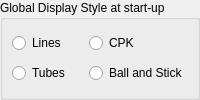
            <widget class="QGroupBox" name="default_display_grpBox" >
             <property name="title" >
              <string>Global Display Style at start-up</string>
             </property>
             <layout class="QGridLayout" >
              <property name="margin" >
               <number>9</number>
              </property>
              <property name="spacing" >
               <number>6</number>
              </property>
              <item row="1" column="1" >
               <widget class="QRadioButton" name="ballNstick_rbtn" >
                <property name="toolTip" >
                 <string>Ball and Stick Display Style</string>
                </property>
                <property name="text" >
                 <string>Ball and Stick</string>
                </property>
               </widget>
              </item>
              <item row="1" column="0" >
               <widget class="QRadioButton" name="tubes_rbtn" >
                <property name="toolTip" >
                 <string>Tubes Display Style</string>
                </property>
                <property name="text" >
                 <string>Tubes</string>
                </property>
               </widget>
              </item>
              <item row="0" column="0" >
               <widget class="QRadioButton" name="lines_rbtn" >
                <property name="toolTip" >
                 <string>Lines Display Style</string>
                </property>
                <property name="text" >
                 <string>Lines</string>
                </property>
               </widget>
              </item>
              <item row="0" column="1" >
               <widget class="QRadioButton" name="cpk_rbtn" >
                <property name="toolTip" >
                 <string>CPK (Space Fill) Display Style</string>
                </property>
                <property name="text" >
                 <string>CPK</string>
                </property>
               </widget>
              </item>
             </layout>
            </widget>
